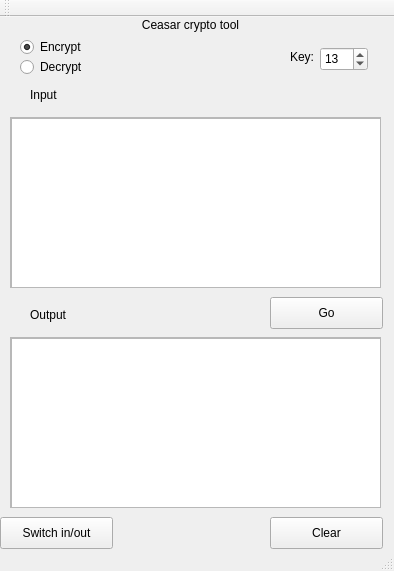
<?xml version="1.0" encoding="UTF-8"?>
<ui version="4.0">
 <class>MainWindow</class>
 <widget class="QMainWindow" name="MainWindow">
  <property name="geometry">
   <rect>
    <x>0</x>
    <y>0</y>
    <width>394</width>
    <height>571</height>
   </rect>
  </property>
  <property name="windowTitle">
   <string>Ceasar</string>
  </property>
  <widget class="QWidget" name="centralWidget">
   <widget class="QRadioButton" name="encryptButton">
    <property name="geometry">
     <rect>
      <x>20</x>
      <y>20</y>
      <width>100</width>
      <height>20</height>
     </rect>
    </property>
    <property name="text">
     <string>Encrypt</string>
    </property>
    <property name="checked">
     <bool>true</bool>
    </property>
   </widget>
   <widget class="QRadioButton" name="decryptButton">
    <property name="geometry">
     <rect>
      <x>20</x>
      <y>40</y>
      <width>100</width>
      <height>20</height>
     </rect>
    </property>
    <property name="text">
     <string>Decrypt</string>
    </property>
   </widget>
   <widget class="QScrollArea" name="scrollArea">
    <property name="geometry">
     <rect>
      <x>10</x>
      <y>100</y>
      <width>371</width>
      <height>171</height>
     </rect>
    </property>
    <property name="widgetResizable">
     <bool>true</bool>
    </property>
    <widget class="QWidget" name="scrollAreaWidgetContents">
     <property name="geometry">
      <rect>
       <x>0</x>
       <y>0</y>
       <width>369</width>
       <height>169</height>
      </rect>
     </property>
     <widget class="QTextEdit" name="inputText">
      <property name="geometry">
       <rect>
        <x>0</x>
        <y>0</y>
        <width>371</width>
        <height>171</height>
       </rect>
      </property>
     </widget>
    </widget>
   </widget>
   <widget class="QPushButton" name="pushButton">
    <property name="geometry">
     <rect>
      <x>270</x>
      <y>280</y>
      <width>113</width>
      <height>32</height>
     </rect>
    </property>
    <property name="text">
     <string>Go</string>
    </property>
   </widget>
   <widget class="QLabel" name="label">
    <property name="geometry">
     <rect>
      <x>30</x>
      <y>70</y>
      <width>60</width>
      <height>16</height>
     </rect>
    </property>
    <property name="text">
     <string>Input</string>
    </property>
   </widget>
   <widget class="QLabel" name="label_2">
    <property name="geometry">
     <rect>
      <x>30</x>
      <y>290</y>
      <width>60</width>
      <height>16</height>
     </rect>
    </property>
    <property name="text">
     <string>Output</string>
    </property>
   </widget>
   <widget class="QScrollArea" name="scrollArea_2">
    <property name="geometry">
     <rect>
      <x>10</x>
      <y>320</y>
      <width>371</width>
      <height>171</height>
     </rect>
    </property>
    <property name="widgetResizable">
     <bool>true</bool>
    </property>
    <widget class="QWidget" name="scrollAreaWidgetContents_2">
     <property name="geometry">
      <rect>
       <x>0</x>
       <y>0</y>
       <width>369</width>
       <height>169</height>
      </rect>
     </property>
     <widget class="QTextEdit" name="outputText">
      <property name="geometry">
       <rect>
        <x>0</x>
        <y>0</y>
        <width>371</width>
        <height>171</height>
       </rect>
      </property>
     </widget>
    </widget>
   </widget>
   <widget class="QPushButton" name="switchButton">
    <property name="geometry">
     <rect>
      <x>0</x>
      <y>500</y>
      <width>113</width>
      <height>32</height>
     </rect>
    </property>
    <property name="text">
     <string>Switch in/out</string>
    </property>
   </widget>
   <widget class="QPushButton" name="clearButton">
    <property name="geometry">
     <rect>
      <x>270</x>
      <y>500</y>
      <width>113</width>
      <height>32</height>
     </rect>
    </property>
    <property name="text">
     <string>Clear</string>
    </property>
   </widget>
   <widget class="QLabel" name="label_3">
    <property name="geometry">
     <rect>
      <x>130</x>
      <y>0</y>
      <width>121</width>
      <height>16</height>
     </rect>
    </property>
    <property name="text">
     <string>Ceasar crypto tool</string>
    </property>
    <property name="alignment">
     <set>Qt::AlignCenter</set>
    </property>
   </widget>
   <widget class="QSpinBox" name="keyInput">
    <property name="geometry">
     <rect>
      <x>320</x>
      <y>30</y>
      <width>48</width>
      <height>24</height>
     </rect>
    </property>
    <property name="toolTip">
     <string>&lt;html&gt;&lt;head/&gt;&lt;body&gt;&lt;p&gt;How many places in the alphabet to shift (1-25)&lt;/p&gt;&lt;/body&gt;&lt;/html&gt;</string>
    </property>
    <property name="minimum">
     <number>1</number>
    </property>
    <property name="maximum">
     <number>25</number>
    </property>
    <property name="value">
     <number>13</number>
    </property>
   </widget>
   <widget class="QLabel" name="label_4">
    <property name="geometry">
     <rect>
      <x>290</x>
      <y>30</y>
      <width>31</width>
      <height>20</height>
     </rect>
    </property>
    <property name="text">
     <string>Key:</string>
    </property>
   </widget>
   <zorder>scrollArea_2</zorder>
   <zorder>encryptButton</zorder>
   <zorder>decryptButton</zorder>
   <zorder>scrollArea</zorder>
   <zorder>pushButton</zorder>
   <zorder>label</zorder>
   <zorder>label_2</zorder>
   <zorder>switchButton</zorder>
   <zorder>clearButton</zorder>
   <zorder>label_3</zorder>
   <zorder>keyInput</zorder>
   <zorder>label_4</zorder>
  </widget>
  <widget class="QToolBar" name="mainToolBar">
   <attribute name="toolBarArea">
    <enum>TopToolBarArea</enum>
   </attribute>
   <attribute name="toolBarBreak">
    <bool>false</bool>
   </attribute>
  </widget>
  <widget class="QStatusBar" name="statusBar"/>
 </widget>
 <layoutdefault spacing="6" margin="11"/>
 <resources/>
 <connections/>
</ui>
